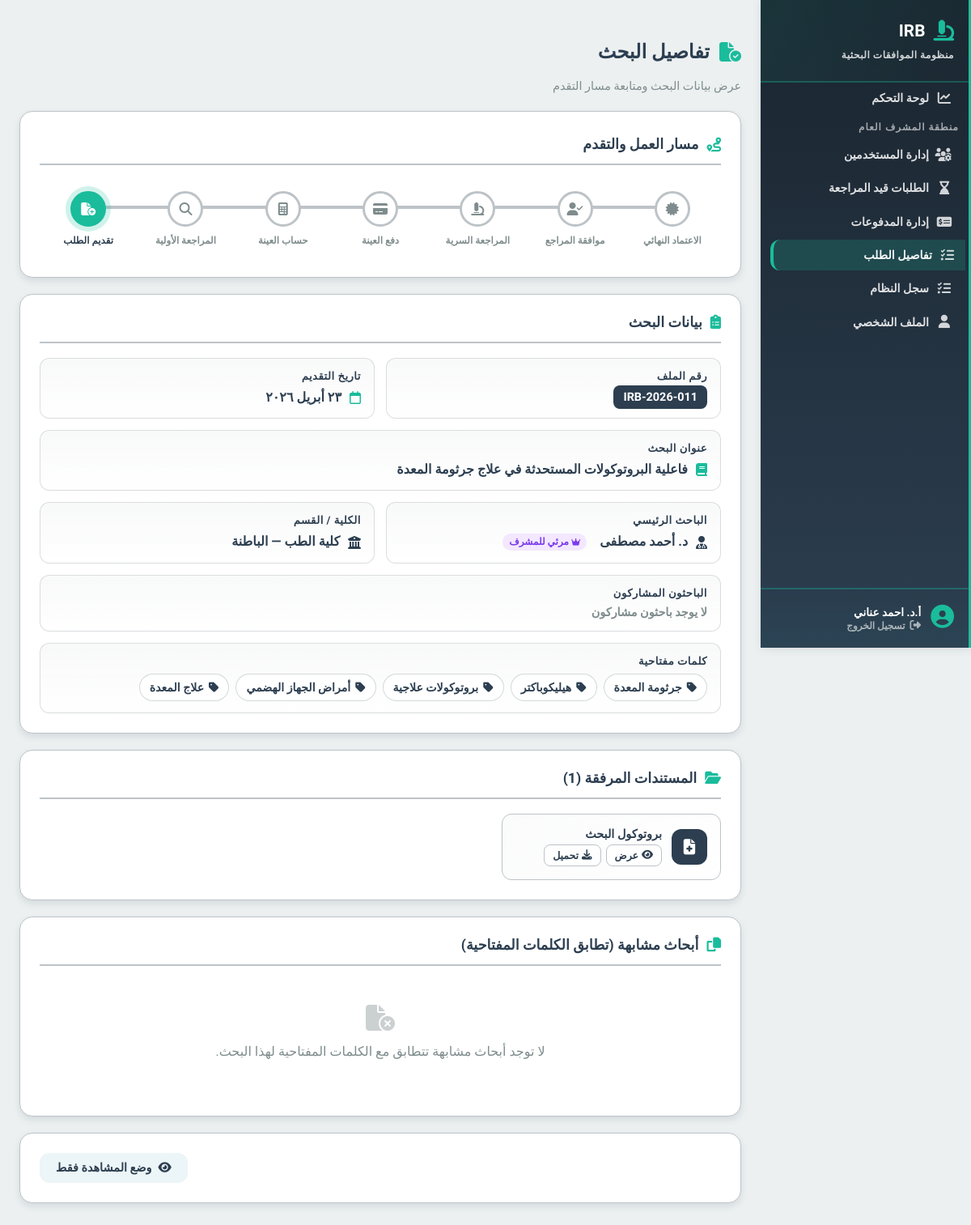
Screenshot of /features/admin/application_details.php?id=11&student_id=16 (signed in) with the database file from the repository.
### tables this page shows
CREATE TABLE applications (
    id INT AUTO_INCREMENT PRIMARY KEY,
    student_id INT,
    serial_number VARCHAR(50) UNIQUE,
    title TEXT,
    principal_investigator VARCHAR(255),
    co_investigators JSON,
    current_stage ENUM(
        'pending_admin', 'awaiting_initial_payment', 'awaiting_sample_calc',
        'awaiting_sample_payment', 'under_review','approved_by_reviewer','approved', 'rejected'
    ) DEFAULT 'pending_admin',
    is_blinded BOOLEAN DEFAULT TRUE,
    created_at TIMESTAMP DEFAULT CURRENT_TIMESTAMP,
    updated_at TIMESTAMP DEFAULT CURRENT_TIMESTAMP ON UPDATE CURRENT_TIMESTAMP,
    FOREIGN KEY (student_id) REFERENCES users(id) ON DELETE CASCADE,
    INDEX(student_id),
    INDEX(current_stage)
);

CREATE TABLE users (
    id INT AUTO_INCREMENT PRIMARY KEY,
    role ENUM('student','admin','sample_officer','reviewer','manager','super_admin') NOT NULL,
    full_name VARCHAR(255),
    email VARCHAR(255) UNIQUE,
    password_hash VARCHAR(255),
    national_id VARCHAR(20),
    phone_number VARCHAR(20),
    faculty VARCHAR(150),
    department VARCHAR(150),
    id_front_url VARCHAR(255),
    id_back_url VARCHAR(255),
    is_active BOOLEAN DEFAULT FALSE,
    created_at TIMESTAMP DEFAULT CURRENT_TIMESTAMP
);

CREATE TABLE documents (
    id INT AUTO_INCREMENT PRIMARY KEY,
    application_id INT,
    document_type ENUM(
        'research','protocol', 'conflict_of_interest', 'irb_checklist',
        'pi_consent', 'patient_consent', 'photos_biopsies_consent' ,'protocol_review_app'
    ) NOT NULL, 
    file_path VARCHAR(255),
    uploaded_at TIMESTAMP DEFAULT CURRENT_TIMESTAMP,
    FOREIGN KEY (application_id) REFERENCES applications(id) ON DELETE CASCADE
);

### features/admin/application_details.php (the view, shortened to what the rows shown need)
<?php
$is_super_admin = ($_SESSION['role'] === 'super_admin');
require_once __DIR__ . '/../../classes/Applications.php';
require_once __DIR__ . '/../../includes/irb_helpers.php';
$appObj = new Applications();
$app_id = intval($_GET['id']);
$app_student_id = intval($_GET['student_id']);
$app = $appObj->getApplicationFullDetails($app_id, $app_student_id);
$documents = $appObj->getApplicationDocuments($app_id);
$docLabels = [
    'research' => ['ملف البحث', 'fa-file-lines', '#2c3e50'],
    'protocol' => ['بروتوكول البحث', 'fa-file-medical', '#2c3e50'],
    'conflict_of_interest' => ['إقرار تعارض المصالح', 'fa-handshake-angle', '#e67e22'],
    'irb_checklist' => ['قائمة فحص IRB', 'fa-list-check', '#1abc9c'],
    'pi_consent' => ['موافقة الباحث الرئيسي', 'fa-user-pen', '#3498db'],
    'patient_consent' => ['نموذج موافقة المرضى', 'fa-clipboard-user', '#9b59b6'],
    'photos_biopsies_consent' => ['موافقة الصور والعينات', 'fa-camera', '#e74c3c'],
    'protocol_review_app' => ['نموذج مراجعة البروتوكول', 'fa-file-shield', '#16a085'],
];
?>
<!DOCTYPE html>
<html lang="ar" dir="rtl">
<head>
    <link rel="stylesheet" href="https://cdnjs.cloudflare.com/ajax/libs/font-awesome/6.4.0/css/all.min.css">
    <link rel="stylesheet" href="/irb-digital-system/includes/style.css">
    <link rel="stylesheet" href="/irb-digital-system/assets/css/global.css">
</head>
<body>
    <?php include __DIR__ . '/../../includes/sidebar.php'; ?>
    <div class="content">
        <h2 class="page-title"><i class="fa-solid fa-file-circle-check"></i> تفاصيل البحث</h2>
        <div class="card">
            <div class="summary-grid">
                <div class="info-group"><span class="info-label">رقم الملف</span><span class="badge-serial"><?= htmlspecialchars($app['serial_number']) ?></span></div>
                <div class="info-group"><span class="info-label">تاريخ التقديم</span><div class="info-value"><i class="fa-regular fa-calendar" style="color:var(--accent-base)"></i> <?= htmlspecialchars(irb_format_arabic_date($app['created_at'])) ?></div></div>
                <div class="info-group wide-group"><span class="info-label">عنوان البحث</span><div class="info-value"><i class="fa-solid fa-book" style="color:var(--accent-base)"></i> <?= htmlspecialchars($app['title']) ?></div></div>
                <div class="info-group">
                    <span class="info-label">الباحث الرئيسي</span>
                    <div class="info-value">
                        <i class="fa-solid fa-user-doctor" style="color:var(--primary-base)"></i>
                         <?php if($is_super_admin): ?>
                            <?= htmlspecialchars($app['principal_investigator']) ?>
                            <span style="background:#f3e8ff;color:#7c3aed;padding:2px 8px;border-radius:999px;font-size:0.75rem;font-weight:700;margin-right:6px;">
                        <i class="fa-solid fa-crown" style="font-size:10px"></i>
                           مرئي للمشرف
                     </span>
                         <?php else: ?>
                           <?= htmlspecialchars($app['principal_investigator']) ?>
                         <?php endif; ?>
                    </div>
                </div>
                <div class="info-group"><span class="info-label">الكلية / القسم</span><div class="info-value"><i class="fa-solid fa-building-columns" style="color:var(--primary-base)"></i> <?= !empty($app['faculty']) ? htmlspecialchars($app['faculty']) : 'غير متوفر' ?> — <?= !empty($app['department']) ? htmlspecialchars($app['department']) : '' ?></div></div>
            </div>
        </div>
        <div class="card">
            <?php if (empty($documents)): ?>
                <div class="no-docs"><i class="fa-solid fa-file-circle-xmark"></i><p>لا توجد مستندات مرفقة</p></div>
            <?php else: ?>
                <div class="docs-grid">
                    <?php foreach ($documents as $doc):
                        $type = $doc['document_type'];
                        $label = $docLabels[$type] ?? [$type, 'fa-file', '#7f8c8d'];
                    ?>
                        <div class="doc-card">
                            <div class="doc-icon" style="background:<?= $label[2] ?>"><i class="fa-solid <?= $label[1] ?>"></i></div>
                            <div class="doc-info">
                                <div class="doc-name"><?= htmlspecialchars($label[0]) ?></div>
                                <div class="doc-actions">
                                    <a href="/irb-digital-system/<?= htmlspecialchars($doc['file_path']) ?>" target="_blank" class="doc-btn"><i class="fa-solid fa-eye"></i> عرض</a>
                                    <a href="/irb-digital-system/<?= htmlspecialchars($doc['file_path']) ?>" download class="doc-btn"><i class="fa-solid fa-download"></i> تحميل</a>
                                </div>
                            </div>
                        </div>
                    <?php endforeach; ?>
                </div>
            <?php endif; ?>
        </div>
    </div>
</body>
</html>

### rows the page displays
applications: serial_number "IRB-2026-011", created_at "٢٣ أبريل ٢٠٢٦", title "فاعلية البروتوكولات المستحدثة في علاج جرثومة المعدة", principal_investigator "د. أحمد مصطفى", student.faculty "كلية الطب", student.department "الباطنة"
documents: document_type "بروتوكول البحث"

### other values shown
mb_substr($_SESSION['full_name'], 0, 20, 'UTF-8') "أ.د. احمد عناني"
$stageNames[$i] "الاعتماد النهائي"
$stageNames[$i] "موافقة المراجع"
$stageNames[$i] "المراجعة السرية"
$stageNames[$i] "دفع العينة"
$stageNames[$i] "حساب العينة"
$stageNames[$i] "المراجعة الأولية"
$stageNames[$i] "تقديم الطلب"
$kw "جرثومة المعدة"
$kw "هيليكوباكتر"
$kw "بروتوكولات علاجية"
$kw "أمراض الجهاز الهضمي"
$kw "علاج المعدة"
count($documents) "1"
